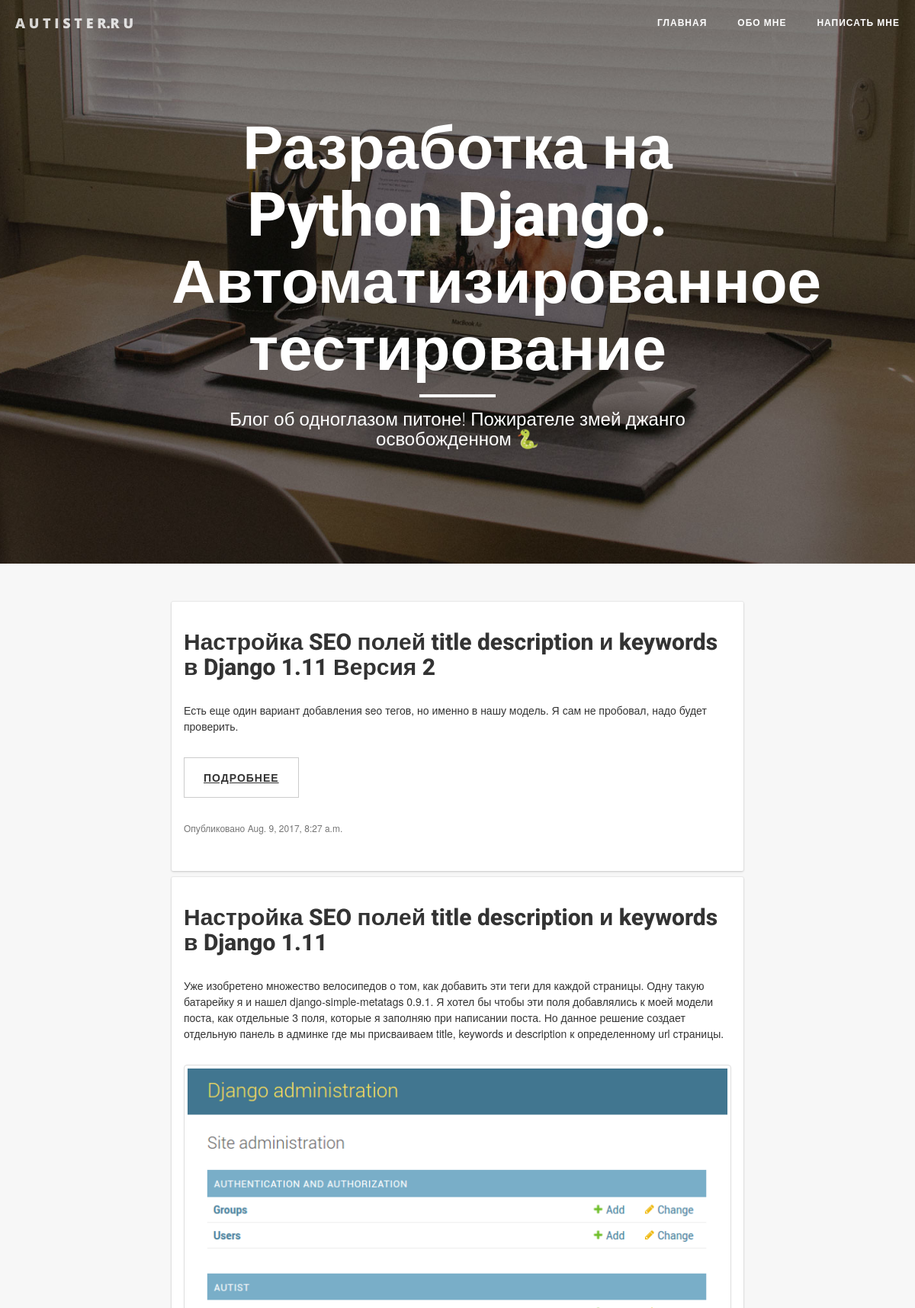
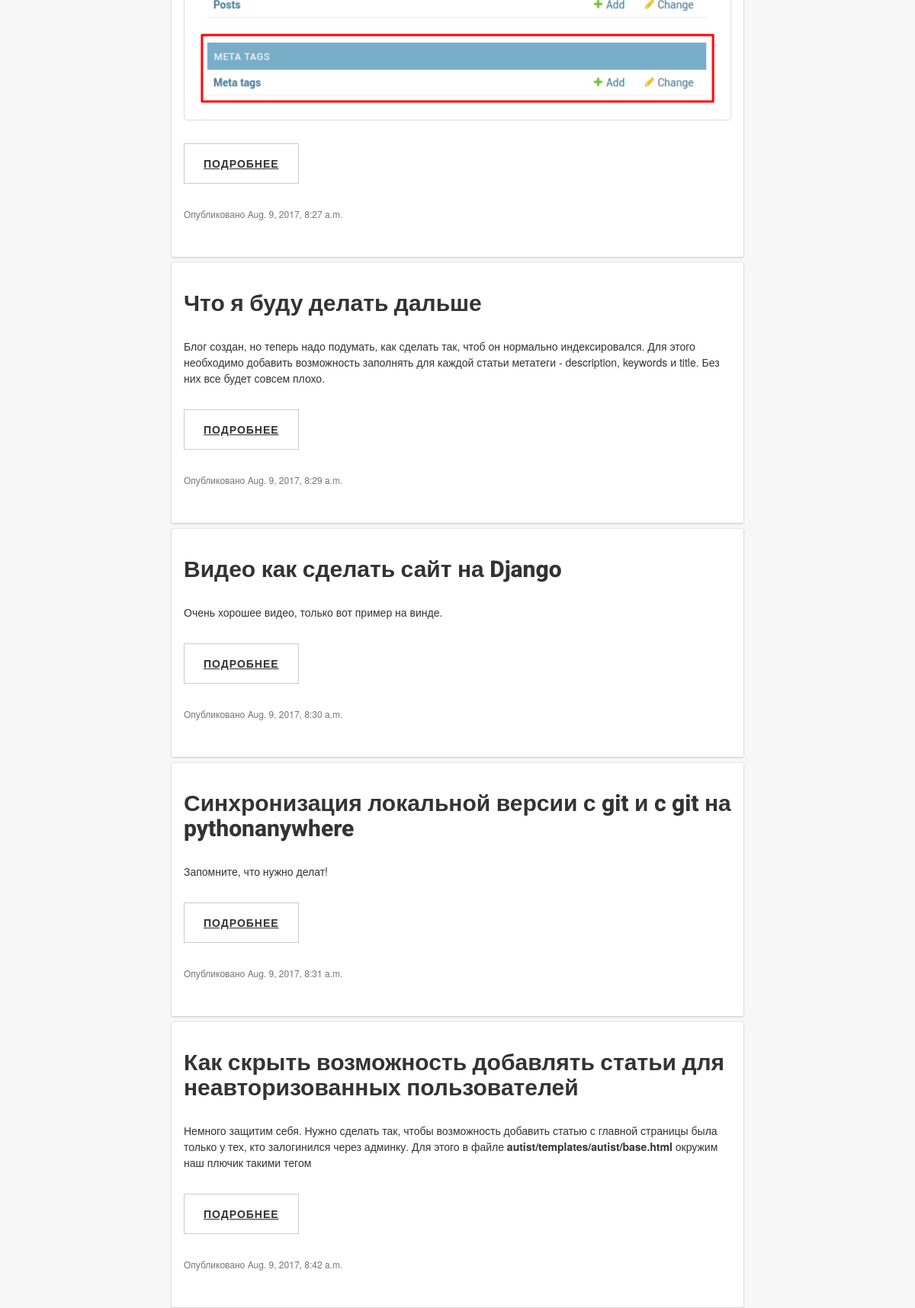
Screenshot of /?page=2 (upper part) with the database file from the repository (2 pictures, top to bottom).
### autist/models.py (models this page shows, shortened)
class Post(models.Model):
    author = models.ForeignKey('auth.User')
    title = models.CharField(max_length=200)
    slug = models.CharField(verbose_name='Транслит', max_length=200, blank=True)  # Поле для записи ссылки
    text = RichTextUploadingField(blank=True, default='')
    created_date = models.DateTimeField(default=timezone.now)
    published_date = models.DateTimeField(blank=True, null=True)
    seo_title = models.CharField('Title', blank=True, max_length=250)
    seo_description = models.CharField('Description', blank=True, max_length=250)
    seo_keywords = models.CharField('Keywords', blank=True, max_length=250)

### autist/views.py (the view)
# urls.py: url(r'^$', views.post_list, name='post_list'),
def post_list(request):
    posts = Post.objects.filter(created_date__lte=timezone.now()).order_by('-created_date') #собираем все посты
    paginator = Paginator(posts, 10) # на странице будет по 10 постов
    page = request.GET.get('page')
    try:
        post = paginator.page(page)
    except PageNotAnInteger:
        post = paginator.page(1)
    except EmptyPage:
        post = paginator.page(paginator.num_pages)
    return render(request, 'autist/post_list.html', {'posts': post})

### autist/templates/autist/post_list.html (shortened to what this page needs)
 {% extends 'autist/base.html' %}
{% block h1 %}
Разработка на Python Django. Автоматизированное тестирование
{% endblock %}
{% block subhead %}
Блог об одноглазом питоне! Пожирателе змей джанго освобожденном 🐍
{% endblock %}
    {% block content %}
				{% for post in posts %}
                <div class="post-preview">
                        <h2 class="post-title">
                            <a href="{% url 'post_detail' slug=post.slug %}">{{ post.title }}</a>
                        </h2>
                        <p>
                            {{ post.text|safe }}
                        </p>
                    <p class="post-meta">Опубликовано {{ post.published_date }}</p>
                </div>
                {% endfor %}
	 {% endblock %}

### autist/templates/autist/base.html (shortened to what this page needs)
{% load staticfiles %}
{% load meta_tags %}
<!DOCTYPE html>
<html lang="ru" >
<head>
    <link href="{% static 'vendor/bootstrap/css/bootstrap.css' %}" rel="stylesheet">
    <link href="{% static 'css/clean-blog.css' %}" rel="stylesheet">
    <link href="{% static 'vendor/font-awesome/css/font-awesome.min.css' %}" rel="stylesheet" type="text/css">
	<link href="{% static 'css/style.css' %}" rel="stylesheet">
</head>
<body>
    <nav class="navbar navbar-default navbar-custom navbar-fixed-top">
        <div class="container-fluid">
            <div class="navbar-header page-scroll">
                <a class="navbar-brand" href="/">A U T I S T E R.R U</a>
            </div>
            <div class="collapse navbar-collapse" id="bs-example-navbar-collapse-1">
                <ul class="nav navbar-nav navbar-right">
                    <li>
                        <a href="/">Главная</a>
                    </li>
                    <li>
                        <a href="/about/">Обо мне</a>
                    </li>
                    <li>
                        <a href="/contact/">Написать мне</a>
                    </li>
                </ul>
            </div>
        </div>
    </nav>
	<header class="intro-header" style="background-image: url({% static 'img/home-bg.jpg' %})">
        <div class="container">
            <div class="row">
                <div class="col-lg-8 col-lg-offset-2 col-md-10 col-md-offset-1">
                    <div class="site-heading">
                        <h1>
							{% block h1 %}
							{% endblock %}
						</h1>
                        <hr class="small">
                        <span class="subheading">
							{% block subhead %}
							{% endblock %}
						</span>
                    </div>
                </div>
            </div>
        </div>
    </header>
    <div class="container">
        <div class="row">
            <div class="col-lg-8 col-lg-offset-2 col-md-10 col-md-offset-1">
				{% block content %}
                {% endblock %}
            </div>
        </div>
    </div>
</body>
</html>

### autist/static/css/clean-blog.css (style rules this page uses)
body { font-family: "Helvetica Neue", Helvetica, Arial, sans-serif; font-size: 14px; color: #333333; }
p { line-height: 1.5; margin: 30px 0; }
p a { text-decoration: underline; }
h1, h2, h3, h4, h5, h6 { font-family: 'Roboto', sans-serif; font-weight: 800; }
a { color: #333333; }
hr.small { max-width: 100px; margin: 15px auto; border-width: 4px; border-color: white; }
.navbar-custom { position: absolute; top: 0; left: 0; width: 100%; z-index: 3; font-family: 'Open Sans', 'Helvetica Neue', Helvetica, Arial, sans-serif; }
.navbar-custom .navbar-brand { font-weight: 800; }
.navbar-custom .nav li a { text-transform: uppercase; font-size: 12px; font-weight: 800; letter-spacing: 1px; }
@media only screen and (min-width: 768px) { .navbar-custom { background: transparent; border-bottom: 1px solid transparent; } }
@media only screen and (min-width: 768px) { .navbar-custom .navbar-brand { color: white; padding: 20px; } }
@media only screen and (min-width: 768px) { .navbar-custom .nav li a { color: white; padding: 20px; } }
@media only screen and (min-width: 1170px) { .navbar-custom { -webkit-transition: background-color 0.3s; -moz-transition: background-color 0.3s; transition: background-color 0.3s; -webkit-transform: translate3d(0, 0, 0); -moz-transform: translate3d(0, 0, 0); -ms-transform: translate3d(0, 0, 0); -o-transform: translate3d(0, 0, 0); transform: translate3d(0, 0, 0); -webkit-backface-visibility: hidden; backface-visibility: hidden; } }
.intro-header { background-color: #777777; background: no-repeat center center; background-attachment: scroll; -webkit-background-size: cover; -moz-background-size: cover; background-size: cover; -o-background-size: cover; margin-bottom: 50px; }
.intro-header .site-heading, .intro-header .post-heading, .intro-header .page-heading { padding: 100px 0 50px; color: white; }
@media only screen and (min-width: 768px) { .intro-header .site-heading, .intro-header .post-heading, .intro-header .page-heading { padding: 150px 0; } }
.intro-header .site-heading, .intro-header .page-heading { text-align: center; }
.intro-header .site-heading h1, .intro-header .page-heading h1 { margin-top: 0; font-size: 50px; }
.intro-header .site-heading .subheading, .intro-header .page-heading .subheading { font-size: 24px; line-height: 1.1; display: block; font-family: 'Open Sans', 'Helvetica Neue', Helvetica, Arial, sans-serif; font-weight: 300; margin: 10px 0 0; }
@media only screen and (min-width: 768px) { .intro-header .site-heading h1, .intro-header .page-heading h1 { font-size: 80px; } }
.post-preview > .post-meta { font-size: 12px; line-height: 20px; color: #757575; }
.btn { font-family: 'Open Sans', 'Helvetica Neue', Helvetica, Arial, sans-serif; text-transform: uppercase; font-size: 14px; font-weight: 800; letter-spacing: 1px; border-radius: 0; padding: 15px 25px; }
body { -webkit-tap-highlight-color: #0085A1; }

### autist/static/css/style.css (style rules this page uses)
.post-preview { display: block; padding: 16px; -webkit-box-shadow: 0 1px 3px 0 rgba(0,0,0,0.16), 0 0 0 1px rgba(0,0,0,0.04); box-shadow: 0 1px 3px 0 rgba(0,0,0,0.16), 0 0 0 1px rgba(0,0,0,0.04); -webkit-transition: box-shadow .3s ease-in-out; transition: box-shadow .3s ease-in-out; background-color: #fff; -webkit-border-radius: 2px; border-radius: 2px; outline: none; margin-bottom: 8px; }
body { background-color: #f7f7f7; }
.post-meta { font-size: 12px; line-height: 20px; color: #757575; }

### rows the page displays
Post: title "Настройка SEO полей title description и keywords в Django 1.11 Версия 2", text "Есть еще один вариант добавления seo тегов, но именно в нашу модель. Я сам не пробовал, надо будет проверить. ПОДРОБНЕЕ", published_date "Aug. 9, 2017, 8:27 a.m."
Post: title "Настройка SEO полей title description и keywords в Django 1.11", text "Уже изобретено множество велосипедов о том, как добавить эти теги для каждой страницы. Одну такую батарейку я и нашел django-simple-metatags 0.9.1. Я хотел бы чтобы эти поля добавлялись к моей модели поста, как отдельные 3 поля, которые я заполняю при написании поста. Но данное решение создает отдельную панель в админке где мы присваиваем title, keywords и description к определенному url страницы. ПОДРОБНЕЕ", text (picture), published_date "Aug. 9, 2017, 8:27 a.m."
Post: title "Что я буду делать дальше", text "Блог создан, но теперь надо подумать, как сделать так, чтоб он нормально индексировался. Для этого необходимо добавить возможность заполнять для каждой статьи метатеги - description, keywords и title. Без них все будет совсем плохо. ПОДРОБНЕЕ", published_date "Aug. 9, 2017, 8:29 a.m."
Post: title "Видео как сделать сайт на Django", text "Очень хорошее видео, только вот пример на винде. ПОДРОБНЕЕ", published_date "Aug. 9, 2017, 8:30 a.m."
Post: title "Синхронизация локальной версии с git и c git на pythonanywhere", text "Запомните, что нужно делат! ПОДРОБНЕЕ", published_date "Aug. 9, 2017, 8:31 a.m."
Post: title "Как скрыть возможность добавлять статьи для неавторизованных пользователей", text "Немного защитим себя. Нужно сделать так, чтобы возможность добавить статью с главной страницы была только у тех, кто залогинился через админку. Для этого в файле autist/templates/autist/base.html окружим наш плючик такими тегом ПОДРОБНЕЕ", published_date "Aug. 9, 2017, 8:42 a.m."
